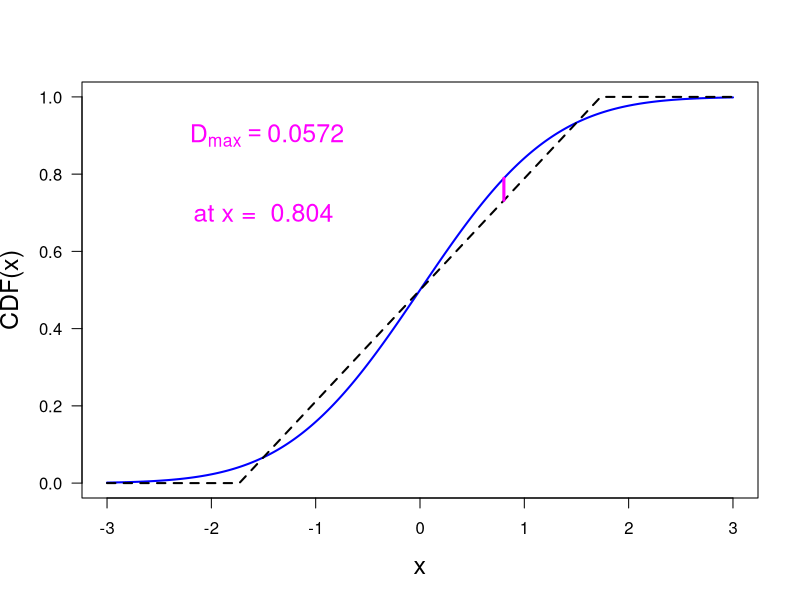

The R source for this figure:
print('file: SolutionPDsPDFsNormaUniformCDFs.R')
# EXERCISE & SOLUTION: CDFs for standard normal & standardized uniform PDF
x = seq(-3,3,0.01); CDFnormal = pnorm(x)                   # coarse resolution
b = sqrt(3); xu = c(-3,-b,b,3); CDFuniformN = c(0,0,1,1)
# find maximum y-difference between CDFs:
xd = seq(0,b,0.001); CDFn = pnorm(xd); CDFu = 0.5+0.5*xd/b # fine resolution
k = which.max(abs(CDFn-CDFu))  # 805
xDmax = xd[k]; print(c(round(xDmax,4),'xDmax')) 
Dmax = CDFn[k]-CDFu[k]; print(c(round(Dmax,4),'Dmax')) 
Dmaxr = round(Dmax,4)
xp = c(xDmax,xDmax); yp = c(CDFu[k],CDFn[k])
# png('CDFsNU160912.png',width=16,height=16,units='cm',res=300)
plot(x,CDFnormal,type='l',lwd=2,col='blue',xlab='x',ylab='CDF(x)',las=1,cex.lab=1.5)
lines(xu,CDFuniformN,col='black',lwd=2,lty=2)
lines(xp,yp,col='magenta',lwd=3)
xt = -1.5
text(xt,0.9,bquote(~D[max] == .(Dmaxr)),col='magenta',cex=1.5)
text(xt,0.7,paste('at x = ',as.character(round(xDmax,4))),col='magenta',cex=1.5)
# dev.off()